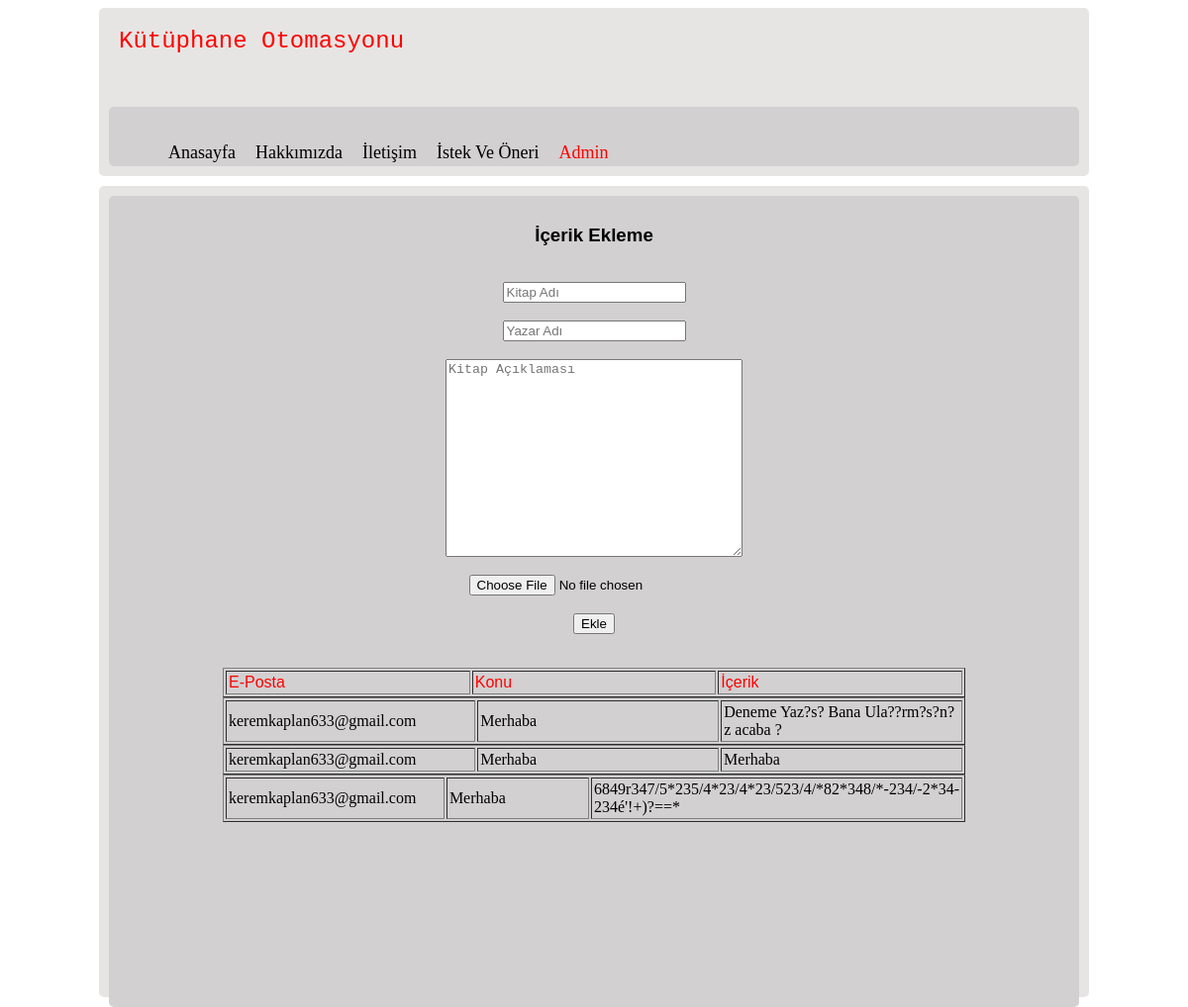
Page /admin/controlpanel.php on the committed database.
### tables this page shows
CREATE TABLE IF NOT EXISTS `istekoneri` (
  `istek_id` int(10) UNSIGNED NOT NULL AUTO_INCREMENT,
  `eposta` varchar(255) NOT NULL,
  `konu` varchar(255) NOT NULL,
  `icerik` varchar(255) DEFAULT NULL,
  `adi` varchar(225) NOT NULL,
  PRIMARY KEY (`istek_id`)
);

### Kütüphane Otomasyonu/searchsql.php (called while the page is built, shortened)
<?php
	include "config.php";
	$isteksorgu="SELECT * FROM istekoneri";
	$istekalanisql=$baglanti->query($isteksorgu);
?>

### admin/controlpanel.php (the view, shortened to what this page needs)
<html>
<head>
	<link rel="stylesheet" type="text/css" href="../css/style.css">
</head>
<body>
<div id="kapsayici">
		<div id="ust">
			<div class="logo"><a href="../index.php">Kütüphane Otomasyonu</a></div>
			<div class="menu">
				<ul>
					<li><a href="../index.php">Anasayfa</a></li>
					<li><a href="../about.php">Hakkımızda</a></li>
					<li><a href="../contact.php">İletişim</a></li>
					<li><a href="../contactform.php">İstek Ve Öneri</a></li>
					<li><a href="index.php" style="color: red;">Admin</a></li>
				</ul>
			</div>
		</div>
		<div id="orta">
			<div class="icerikcontrolpanel">
				<center><h3 style="font-family: sans-serif;">İçerik Ekleme</h3><br>
				<form method="post" action="../insertsql.php" enctype="multipart/form-data">
					<input type="text" name="kitabinadi" placeholder="Kitap Adı"><br><br>
					<input type="text" name="yazarinadi" placeholder="Yazar Adı"><br><br>
					<textarea name="aciklamaalani" placeholder="Kitap Açıklaması" style="width:300px;
					height: 200px;"></textarea><br><br>
					<input type="file" name="resim"><br><br>
					<input type="submit" name="ekle" value="Ekle"><br><br>
				</form>
				<table width="750" cellpadding="2" border="1">
					<tr>
						<td width="250" style="color: red; font-family: sans-serif;">E-Posta</td>
						<td width="250" style="color:red; font-family:sans-serif;">Konu</td>
						<td width="250" style="color:red; font-family:sans-serif;">İçerik</td>
					</tr>
				</table>
				<?php
				include "../searchsql.php";
				if ($istekalanisql) {
					while ($veriistek = $istekalanisql->fetch_assoc()) {
						echo
						"<table width ='750' cellpadding='2' border='1'>".
						"<tr>".
						"<td width='250'>".$veriistek["eposta"]."</td>"
						."<td width='250'>".$veriistek["konu"]."</td>"
						."<td width='250'>".$veriistek["icerik"]."</td>"
						."</tr>"
						."</table>";
					}
				}
				?>
				</center>
			</div>
		</div>
	</div>
</body>
</html>

### css/style.css (style rules this page uses)
#kapsayici { margin: 0 auto; width: 1000px; height: 1000; }
.logo a { color: red; font-size: 24px; text-decoration: none; font-family: Courier ; font-weight: 10; }
.menu ul li { display:block; float: left; list-style: none; font-size: 18px; padding:10px; }
.menu a { text-decoration: none; color: black; font-family: Verdana ; }
#ust { background: #E6E5E3; margin: 0 0 10px 0; padding: 10px 10px 10px 10px; height: 150px; border-radius: 5px; }
#ust .logo { padding: 10px; font-size: 24px; font-weight: bold; height: 70px; }
#ust .menu { background: #D2D0D1; padding: 10px; height: 40px; border-radius: 5px; }
#orta { background: #E6E5E3; padding: 10px; margin: 0 0 10px 0; border-radius: 5px; height: 800px; }
#orta .icerikcontrolpanel { background: #D2D0D1; float: left; width: 960px; padding: 10px; margin: 0 10px 0 0; position: relative; border-radius: 5px; height: 800px; }

### rows in the picture
istekoneri: eposta "keremkaplan633@gmail.com", konu "Merhaba", icerik "Deneme Yaz?s? Bana Ula??rm?s?n?z acaba ?"
istekoneri: eposta "keremkaplan633@gmail.com", konu "Merhaba", icerik "Merhaba"
istekoneri: eposta "keremkaplan633@gmail.com", konu "Merhaba", icerik "6849r347/5*235/4*23/4*23/523/4/*82*348/*-234/-2*34-234é'!+)?==*"
